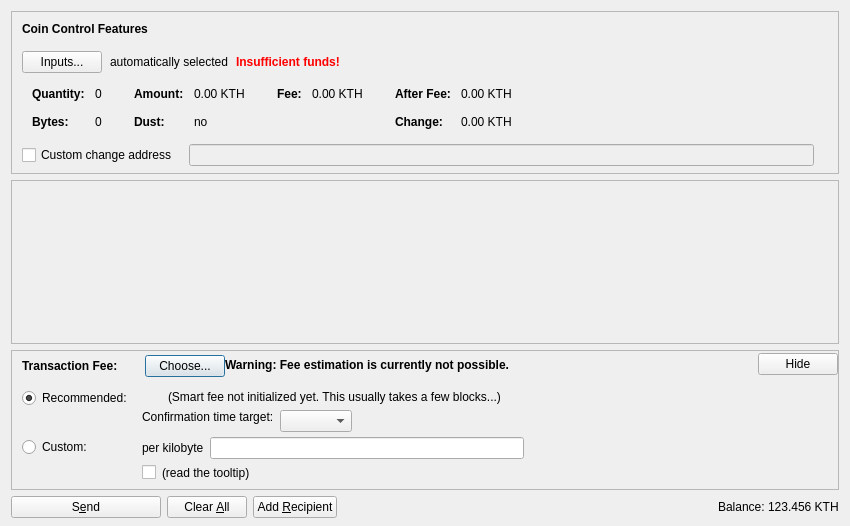
<?xml version="1.0" encoding="UTF-8"?>
<ui version="4.0">
 <class>SendCoinsDialog</class>
 <widget class="QDialog" name="SendCoinsDialog">
  <property name="geometry">
   <rect>
    <x>0</x>
    <y>0</y>
    <width>850</width>
    <height>526</height>
   </rect>
  </property>
  <property name="windowTitle">
   <string>Send Coins</string>
  </property>
  <layout class="QVBoxLayout" name="verticalLayout" stretch="0,1,0,0">
   <property name="bottomMargin">
    <number>8</number>
   </property>
   <item>
    <widget class="QFrame" name="frameCoinControl">
     <property name="sizePolicy">
      <sizepolicy hsizetype="Expanding" vsizetype="Expanding">
       <horstretch>0</horstretch>
       <verstretch>0</verstretch>
      </sizepolicy>
     </property>
     <property name="maximumSize">
      <size>
       <width>16777215</width>
       <height>16777215</height>
      </size>
     </property>
     <property name="frameShape">
      <enum>QFrame::StyledPanel</enum>
     </property>
     <property name="frameShadow">
      <enum>QFrame::Sunken</enum>
     </property>
     <layout class="QVBoxLayout" name="verticalLayoutCoinControl2">
      <property name="spacing">
       <number>0</number>
      </property>
      <property name="leftMargin">
       <number>0</number>
      </property>
      <property name="topMargin">
       <number>0</number>
      </property>
      <property name="rightMargin">
       <number>0</number>
      </property>
      <property name="bottomMargin">
       <number>6</number>
      </property>
      <item>
       <layout class="QVBoxLayout" name="verticalLayoutCoinControl" stretch="0,0,0,0,1">
        <property name="spacing">
         <number>0</number>
        </property>
        <property name="leftMargin">
         <number>10</number>
        </property>
        <property name="topMargin">
         <number>10</number>
        </property>
        <item>
         <layout class="QHBoxLayout" name="horizontalLayoutCoinControl1">
          <property name="bottomMargin">
           <number>15</number>
          </property>
          <item>
           <widget class="QLabel" name="labelCoinControlFeatures">
            <property name="sizePolicy">
             <sizepolicy hsizetype="Preferred" vsizetype="Maximum">
              <horstretch>0</horstretch>
              <verstretch>0</verstretch>
             </sizepolicy>
            </property>
            <property name="font">
             <font>
              <weight>75</weight>
              <bold>true</bold>
             </font>
            </property>
            <property name="styleSheet">
             <string notr="true">font-weight:bold;</string>
            </property>
            <property name="text">
             <string>Coin Control Features</string>
            </property>
           </widget>
          </item>
         </layout>
        </item>
        <item>
         <layout class="QHBoxLayout" name="horizontalLayoutCoinControl2" stretch="0,0,0,0">
          <property name="spacing">
           <number>8</number>
          </property>
          <property name="bottomMargin">
           <number>10</number>
          </property>
          <item>
           <widget class="QPushButton" name="pushButtonCoinControl">
            <property name="styleSheet">
             <string notr="true"/>
            </property>
            <property name="text">
             <string>Inputs...</string>
            </property>
            <property name="autoDefault">
             <bool>false</bool>
            </property>
           </widget>
          </item>
          <item>
           <widget class="QLabel" name="labelCoinControlAutomaticallySelected">
            <property name="text">
             <string>automatically selected</string>
            </property>
            <property name="margin">
             <number>5</number>
            </property>
           </widget>
          </item>
          <item>
           <widget class="QLabel" name="labelCoinControlInsuffFunds">
            <property name="font">
             <font>
              <weight>75</weight>
              <bold>true</bold>
             </font>
            </property>
            <property name="styleSheet">
             <string notr="true">color:red;font-weight:bold;</string>
            </property>
            <property name="text">
             <string>Insufficient funds!</string>
            </property>
            <property name="margin">
             <number>5</number>
            </property>
           </widget>
          </item>
          <item>
           <spacer name="horizontalSpacerCoinControl">
            <property name="orientation">
             <enum>Qt::Horizontal</enum>
            </property>
            <property name="sizeHint" stdset="0">
             <size>
              <width>40</width>
              <height>1</height>
             </size>
            </property>
           </spacer>
          </item>
         </layout>
        </item>
        <item>
         <widget class="QWidget" name="widgetCoinControl" native="true">
          <property name="sizePolicy">
           <sizepolicy hsizetype="Preferred" vsizetype="Preferred">
            <horstretch>0</horstretch>
            <verstretch>0</verstretch>
           </sizepolicy>
          </property>
          <property name="minimumSize">
           <size>
            <width>0</width>
            <height>0</height>
           </size>
          </property>
          <property name="styleSheet">
           <string notr="true"/>
          </property>
          <layout class="QHBoxLayout" name="horizontalLayoutCoinControl5">
           <property name="leftMargin">
            <number>0</number>
           </property>
           <property name="topMargin">
            <number>0</number>
           </property>
           <property name="rightMargin">
            <number>0</number>
           </property>
           <property name="bottomMargin">
            <number>0</number>
           </property>
           <item>
            <layout class="QHBoxLayout" name="horizontalLayoutCoinControl3" stretch="0,0,0,1">
             <property name="spacing">
              <number>20</number>
             </property>
             <property name="topMargin">
              <number>0</number>
             </property>
             <property name="bottomMargin">
              <number>10</number>
             </property>
             <item>
              <layout class="QFormLayout" name="formLayoutCoinControl1">
               <property name="horizontalSpacing">
                <number>10</number>
               </property>
               <property name="verticalSpacing">
                <number>14</number>
               </property>
               <property name="leftMargin">
                <number>10</number>
               </property>
               <property name="topMargin">
                <number>4</number>
               </property>
               <property name="rightMargin">
                <number>6</number>
               </property>
               <item row="0" column="0">
                <widget class="QLabel" name="labelCoinControlQuantityText">
                 <property name="font">
                  <font>
                   <weight>75</weight>
                   <bold>true</bold>
                  </font>
                 </property>
                 <property name="text">
                  <string>Quantity:</string>
                 </property>
                 <property name="margin">
                  <number>0</number>
                 </property>
                </widget>
               </item>
               <item row="0" column="1">
                <widget class="QLabel" name="labelCoinControlQuantity">
                 <property name="cursor">
                  <cursorShape>IBeamCursor</cursorShape>
                 </property>
                 <property name="contextMenuPolicy">
                  <enum>Qt::ActionsContextMenu</enum>
                 </property>
                 <property name="text">
                  <string notr="true">0</string>
                 </property>
                 <property name="margin">
                  <number>0</number>
                 </property>
                 <property name="textInteractionFlags">
                  <set>Qt::LinksAccessibleByMouse|Qt::TextSelectableByKeyboard|Qt::TextSelectableByMouse</set>
                 </property>
                </widget>
               </item>
               <item row="1" column="0">
                <widget class="QLabel" name="labelCoinControlBytesText">
                 <property name="font">
                  <font>
                   <weight>75</weight>
                   <bold>true</bold>
                  </font>
                 </property>
                 <property name="text">
                  <string>Bytes:</string>
                 </property>
                </widget>
               </item>
               <item row="1" column="1">
                <widget class="QLabel" name="labelCoinControlBytes">
                 <property name="cursor">
                  <cursorShape>IBeamCursor</cursorShape>
                 </property>
                 <property name="contextMenuPolicy">
                  <enum>Qt::ActionsContextMenu</enum>
                 </property>
                 <property name="text">
                  <string notr="true">0</string>
                 </property>
                 <property name="textInteractionFlags">
                  <set>Qt::LinksAccessibleByMouse|Qt::TextSelectableByKeyboard|Qt::TextSelectableByMouse</set>
                 </property>
                </widget>
               </item>
              </layout>
             </item>
             <item>
              <layout class="QFormLayout" name="formLayoutCoinControl2">
               <property name="horizontalSpacing">
                <number>10</number>
               </property>
               <property name="verticalSpacing">
                <number>14</number>
               </property>
               <property name="leftMargin">
                <number>6</number>
               </property>
               <property name="topMargin">
                <number>4</number>
               </property>
               <property name="rightMargin">
                <number>6</number>
               </property>
               <item row="0" column="0">
                <widget class="QLabel" name="labelCoinControlAmountText">
                 <property name="font">
                  <font>
                   <weight>75</weight>
                   <bold>true</bold>
                  </font>
                 </property>
                 <property name="text">
                  <string>Amount:</string>
                 </property>
                 <property name="margin">
                  <number>0</number>
                 </property>
                </widget>
               </item>
               <item row="0" column="1">
                <widget class="QLabel" name="labelCoinControlAmount">
                 <property name="cursor">
                  <cursorShape>IBeamCursor</cursorShape>
                 </property>
                 <property name="contextMenuPolicy">
                  <enum>Qt::ActionsContextMenu</enum>
                 </property>
                 <property name="text">
                  <string notr="true">0.00 KTH</string>
                 </property>
                 <property name="textInteractionFlags">
                  <set>Qt::LinksAccessibleByMouse|Qt::TextSelectableByKeyboard|Qt::TextSelectableByMouse</set>
                 </property>
                </widget>
               </item>
               <item row="1" column="0">
                <widget class="QLabel" name="labelCoinControlLowOutputText">
                 <property name="font">
                  <font>
                   <weight>75</weight>
                   <bold>true</bold>
                  </font>
                 </property>
                 <property name="text">
                  <string>Dust:</string>
                 </property>
                </widget>
               </item>
               <item row="1" column="1">
                <widget class="QLabel" name="labelCoinControlLowOutput">
                 <property name="cursor">
                  <cursorShape>IBeamCursor</cursorShape>
                 </property>
                 <property name="contextMenuPolicy">
                  <enum>Qt::ActionsContextMenu</enum>
                 </property>
                 <property name="text">
                  <string notr="true">no</string>
                 </property>
                 <property name="textInteractionFlags">
                  <set>Qt::LinksAccessibleByMouse|Qt::TextSelectableByKeyboard|Qt::TextSelectableByMouse</set>
                 </property>
                </widget>
               </item>
              </layout>
             </item>
             <item>
              <layout class="QFormLayout" name="formLayoutCoinControl3">
               <property name="horizontalSpacing">
                <number>10</number>
               </property>
               <property name="verticalSpacing">
                <number>14</number>
               </property>
               <property name="leftMargin">
                <number>6</number>
               </property>
               <property name="topMargin">
                <number>4</number>
               </property>
               <property name="rightMargin">
                <number>6</number>
               </property>
               <item row="0" column="0">
                <widget class="QLabel" name="labelCoinControlFeeText">
                 <property name="font">
                  <font>
                   <weight>75</weight>
                   <bold>true</bold>
                  </font>
                 </property>
                 <property name="text">
                  <string>Fee:</string>
                 </property>
                 <property name="margin">
                  <number>0</number>
                 </property>
                </widget>
               </item>
               <item row="0" column="1">
                <widget class="QLabel" name="labelCoinControlFee">
                 <property name="cursor">
                  <cursorShape>IBeamCursor</cursorShape>
                 </property>
                 <property name="contextMenuPolicy">
                  <enum>Qt::ActionsContextMenu</enum>
                 </property>
                 <property name="text">
                  <string notr="true">0.00 KTH</string>
                 </property>
                 <property name="textInteractionFlags">
                  <set>Qt::LinksAccessibleByMouse|Qt::TextSelectableByKeyboard|Qt::TextSelectableByMouse</set>
                 </property>
                </widget>
               </item>
              </layout>
             </item>
             <item>
              <layout class="QFormLayout" name="formLayoutCoinControl4">
               <property name="horizontalSpacing">
                <number>10</number>
               </property>
               <property name="verticalSpacing">
                <number>14</number>
               </property>
               <property name="leftMargin">
                <number>6</number>
               </property>
               <property name="topMargin">
                <number>4</number>
               </property>
               <property name="rightMargin">
                <number>6</number>
               </property>
               <item row="0" column="0">
                <widget class="QLabel" name="labelCoinControlAfterFeeText">
                 <property name="font">
                  <font>
                   <weight>75</weight>
                   <bold>true</bold>
                  </font>
                 </property>
                 <property name="text">
                  <string>After Fee:</string>
                 </property>
                 <property name="margin">
                  <number>0</number>
                 </property>
                </widget>
               </item>
               <item row="0" column="1">
                <widget class="QLabel" name="labelCoinControlAfterFee">
                 <property name="cursor">
                  <cursorShape>IBeamCursor</cursorShape>
                 </property>
                 <property name="contextMenuPolicy">
                  <enum>Qt::ActionsContextMenu</enum>
                 </property>
                 <property name="text">
                  <string notr="true">0.00 KTH</string>
                 </property>
                 <property name="textInteractionFlags">
                  <set>Qt::LinksAccessibleByMouse|Qt::TextSelectableByKeyboard|Qt::TextSelectableByMouse</set>
                 </property>
                </widget>
               </item>
               <item row="1" column="0">
                <widget class="QLabel" name="labelCoinControlChangeText">
                 <property name="font">
                  <font>
                   <weight>75</weight>
                   <bold>true</bold>
                  </font>
                 </property>
                 <property name="text">
                  <string>Change:</string>
                 </property>
                </widget>
               </item>
               <item row="1" column="1">
                <widget class="QLabel" name="labelCoinControlChange">
                 <property name="cursor">
                  <cursorShape>IBeamCursor</cursorShape>
                 </property>
                 <property name="contextMenuPolicy">
                  <enum>Qt::ActionsContextMenu</enum>
                 </property>
                 <property name="text">
                  <string notr="true">0.00 KTH</string>
                 </property>
                 <property name="textInteractionFlags">
                  <set>Qt::LinksAccessibleByMouse|Qt::TextSelectableByKeyboard|Qt::TextSelectableByMouse</set>
                 </property>
                </widget>
               </item>
              </layout>
             </item>
            </layout>
           </item>
          </layout>
         </widget>
        </item>
        <item>
         <layout class="QHBoxLayout" name="horizontalLayoutCoinControl4" stretch="0,0,0">
          <property name="spacing">
           <number>12</number>
          </property>
          <property name="sizeConstraint">
           <enum>QLayout::SetDefaultConstraint</enum>
          </property>
          <property name="topMargin">
           <number>5</number>
          </property>
          <property name="rightMargin">
           <number>5</number>
          </property>
          <item>
           <widget class="QCheckBox" name="checkBoxCoinControlChange">
            <property name="toolTip">
             <string>If this is activated, but the change address is empty or invalid, change will be sent to a newly generated address.</string>
            </property>
            <property name="text">
             <string>Custom change address</string>
            </property>
           </widget>
          </item>
          <item>
           <widget class="QValidatedLineEdit" name="lineEditCoinControlChange">
            <property name="enabled">
             <bool>false</bool>
            </property>
            <property name="sizePolicy">
             <sizepolicy hsizetype="Expanding" vsizetype="Fixed">
              <horstretch>0</horstretch>
              <verstretch>0</verstretch>
             </sizepolicy>
            </property>
           </widget>
          </item>
          <item>
           <widget class="QLabel" name="labelCoinControlChangeLabel">
            <property name="sizePolicy">
             <sizepolicy hsizetype="Preferred" vsizetype="Expanding">
              <horstretch>0</horstretch>
              <verstretch>0</verstretch>
             </sizepolicy>
            </property>
            <property name="minimumSize">
             <size>
              <width>0</width>
              <height>0</height>
             </size>
            </property>
            <property name="text">
             <string/>
            </property>
            <property name="margin">
             <number>3</number>
            </property>
           </widget>
          </item>
         </layout>
        </item>
        <item>
         <spacer name="verticalSpacerCoinControl">
          <property name="orientation">
           <enum>Qt::Vertical</enum>
          </property>
          <property name="sizeHint" stdset="0">
           <size>
            <width>800</width>
            <height>1</height>
           </size>
          </property>
         </spacer>
        </item>
       </layout>
      </item>
     </layout>
    </widget>
   </item>
   <item>
    <widget class="QScrollArea" name="scrollArea">
     <property name="widgetResizable">
      <bool>true</bool>
     </property>
     <widget class="QWidget" name="scrollAreaWidgetContents">
      <property name="geometry">
       <rect>
        <x>0</x>
        <y>0</y>
        <width>830</width>
        <height>104</height>
       </rect>
      </property>
      <layout class="QVBoxLayout" name="verticalLayout_2" stretch="0,1">
       <property name="leftMargin">
        <number>0</number>
       </property>
       <property name="topMargin">
        <number>0</number>
       </property>
       <property name="rightMargin">
        <number>0</number>
       </property>
       <property name="bottomMargin">
        <number>0</number>
       </property>
       <item>
        <layout class="QVBoxLayout" name="entries">
         <property name="spacing">
          <number>6</number>
         </property>
        </layout>
       </item>
       <item>
        <spacer name="verticalSpacer">
         <property name="orientation">
          <enum>Qt::Vertical</enum>
         </property>
         <property name="sizeHint" stdset="0">
          <size>
           <width>20</width>
           <height>40</height>
          </size>
         </property>
        </spacer>
       </item>
      </layout>
     </widget>
    </widget>
   </item>
   <item>
    <widget class="QFrame" name="frameFee">
     <property name="sizePolicy">
      <sizepolicy hsizetype="Expanding" vsizetype="Expanding">
       <horstretch>0</horstretch>
       <verstretch>0</verstretch>
      </sizepolicy>
     </property>
     <property name="maximumSize">
      <size>
       <width>16777215</width>
       <height>16777215</height>
      </size>
     </property>
     <property name="frameShape">
      <enum>QFrame::StyledPanel</enum>
     </property>
     <property name="frameShadow">
      <enum>QFrame::Sunken</enum>
     </property>
     <layout class="QVBoxLayout" name="verticalLayoutFee1">
      <property name="spacing">
       <number>0</number>
      </property>
      <property name="leftMargin">
       <number>0</number>
      </property>
      <property name="topMargin">
       <number>0</number>
      </property>
      <property name="rightMargin">
       <number>0</number>
      </property>
      <property name="bottomMargin">
       <number>0</number>
      </property>
      <item>
       <layout class="QVBoxLayout" name="verticalLayoutFee2" stretch="0,0,0">
        <property name="spacing">
         <number>0</number>
        </property>
        <property name="leftMargin">
         <number>10</number>
        </property>
        <property name="topMargin">
         <number>0</number>
        </property>
        <item>
         <layout class="QHBoxLayout" name="horizontalLayoutFee1">
          <property name="bottomMargin">
           <number>0</number>
          </property>
          <item>
           <layout class="QVBoxLayout" name="verticalLayoutFee7">
            <property name="spacing">
             <number>0</number>
            </property>
            <item>
             <spacer name="verticalSpacerSmartFee">
              <property name="orientation">
               <enum>Qt::Vertical</enum>
              </property>
              <property name="sizeType">
               <enum>QSizePolicy::Fixed</enum>
              </property>
              <property name="sizeHint" stdset="0">
               <size>
                <width>1</width>
                <height>4</height>
               </size>
              </property>
             </spacer>
            </item>
            <item>
             <layout class="QHBoxLayout" name="horizontalLayoutSmartFee">
              <property name="spacing">
               <number>10</number>
              </property>
              <item>
               <widget class="QLabel" name="labelFeeHeadline">
                <property name="sizePolicy">
                 <sizepolicy hsizetype="Preferred" vsizetype="Maximum">
                  <horstretch>0</horstretch>
                  <verstretch>0</verstretch>
                 </sizepolicy>
                </property>
                <property name="font">
                 <font>
                  <weight>75</weight>
                  <bold>true</bold>
                 </font>
                </property>
                <property name="styleSheet">
                 <string notr="true">font-weight:bold;</string>
                </property>
                <property name="text">
                 <string>Transaction Fee:</string>
                </property>
               </widget>
              </item>
              <item>
               <widget class="QLabel" name="labelFeeMinimized">
                <property name="text">
                 <string/>
                </property>
               </widget>
              </item>
              <item>
               <widget class="QPushButton" name="buttonChooseFee">
                <property name="text">
                 <string>Choose...</string>
                </property>
               </widget>
              </item>
             </layout>
            </item>
            <item>
             <spacer name="verticalSpacer_5">
              <property name="orientation">
               <enum>Qt::Vertical</enum>
              </property>
              <property name="sizeHint" stdset="0">
               <size>
                <width>1</width>
                <height>1</height>
               </size>
              </property>
             </spacer>
            </item>
           </layout>
          </item>
          <item>
           <widget class="QLabel" name="fallbackFeeWarningLabel">
            <property name="toolTip">
             <string>Using the fallbackfee can result in sending a transaction that will take several hours or days (or never) to confirm. Consider choosing your fee manually or wait until you have validated the complete chain.</string>
            </property>
            <property name="font">
            <font>
                <weight>75</weight>
                <bold>true</bold>
            </font>
            </property>
            <property name="text">
             <string>Warning: Fee estimation is currently not possible.</string>
            </property>
            <property name="wordWrap">
             <bool>false</bool>
            </property>
           </widget>
          </item>
          <item>
           <spacer name="horizontalSpacer_4">
            <property name="orientation">
             <enum>Qt::Horizontal</enum>
            </property>
            <property name="sizeType">
             <enum>QSizePolicy::MinimumExpanding</enum>
            </property>
            <property name="sizeHint" stdset="0">
             <size>
              <width>40</width>
              <height>20</height>
             </size>
            </property>
           </spacer>
          </item>
          <item>
           <widget class="QPushButton" name="buttonMinimizeFee">
            <property name="toolTip">
             <string>collapse fee-settings</string>
            </property>
            <property name="text">
             <string>Hide</string>
            </property>
           </widget>
          </item>
         </layout>
        </item>
        <item>
         <widget class="QFrame" name="frameFeeSelection">
          <layout class="QVBoxLayout" name="verticalLayoutFee12">
           <property name="spacing">
            <number>0</number>
           </property>
           <property name="leftMargin">
            <number>0</number>
           </property>
           <property name="topMargin">
            <number>0</number>
           </property>
           <property name="rightMargin">
            <number>0</number>
           </property>
           <property name="bottomMargin">
            <number>0</number>
           </property>
           <item>
            <layout class="QGridLayout" name="gridLayoutFee">
             <property name="topMargin">
              <number>10</number>
             </property>
             <property name="bottomMargin">
              <number>4</number>
             </property>
             <property name="horizontalSpacing">
              <number>10</number>
             </property>
             <property name="verticalSpacing">
              <number>4</number>
             </property>
             <item row="1" column="1">
              <layout class="QVBoxLayout" name="verticalLayoutFee8">
               <property name="spacing">
                <number>6</number>
               </property>
               <item>
                <layout class="QHBoxLayout" name="horizontalLayoutFee13">
                 <item>
                  <widget class="QLabel" name="labelCustomPerKilobyte">
                   <property name="toolTip">
                    <string>If the custom fee is set to 1000 satoshis and the transaction is only 250 bytes, then &quot;per kilobyte&quot; only pays 250 satoshis in fee, while &quot;total at least&quot; pays 1000 satoshis. For transactions bigger than a kilobyte both pay by kilobyte.</string>
                   </property>
                   <property name="text">
                    <string>per kilobyte</string>
                   </property>
                  </widget>
                 </item>
                 <item>
                  <widget class="BitcoinAmountField" name="customFee"/>
                 </item>
                 <item>
                  <spacer name="horizontalSpacer_6">
                   <property name="orientation">
                    <enum>Qt::Horizontal</enum>
                   </property>
                   <property name="sizeHint" stdset="0">
                    <size>
                     <width>1</width>
                     <height>1</height>
                    </size>
                   </property>
                  </spacer>
                 </item>
                </layout>
               </item>
               <item>
                <layout class="QHBoxLayout" name="horizontalLayoutFee8">
                 <item>
                  <widget class="QCheckBox" name="checkBoxMinimumFee">
                   <property name="toolTip">
                    <string>Paying only the minimum fee is just fine as long as there is less transaction volume than space in the blocks. But be aware that this can end up in a never confirming transaction once there is more demand for kmcoin transactions than the network can process.</string>
                   </property>
                   <property name="text">
                    <string/>
                   </property>
                  </widget>
                 </item>
                 <item>
                  <widget class="QLabel" name="labelMinFeeWarning">
                   <property name="enabled">
                    <bool>true</bool>
                   </property>
                   <property name="toolTip">
                    <string>Paying only the minimum fee is just fine as long as there is less transaction volume than space in the blocks. But be aware that this can end up in a never confirming transaction once there is more demand for kmcoin transactions than the network can process.</string>
                   </property>
                   <property name="text">
                    <string>(read the tooltip)</string>
                   </property>
                   <property name="margin">
                    <number>5</number>
                   </property>
                  </widget>
                 </item>
                 <item>
                  <spacer name="horizontalSpacer_2">
                   <property name="orientation">
                    <enum>Qt::Horizontal</enum>
                   </property>
                   <property name="sizeHint" stdset="0">
                    <size>
                     <width>1</width>
                     <height>1</height>
                    </size>
                   </property>
                  </spacer>
                 </item>
                </layout>
               </item>
              </layout>
             </item>
             <item row="0" column="0">
              <layout class="QVBoxLayout" name="verticalLayoutFee4" stretch="0,1">
               <item>
                <widget class="QRadioButton" name="radioSmartFee">
                 <property name="text">
                  <string>Recommended:</string>
                 </property>
                 <property name="checked">
                  <bool>true</bool>
                 </property>
                 <attribute name="buttonGroup">
                  <string notr="true">groupFee</string>
                 </attribute>
                </widget>
               </item>
               <item>
                <spacer name="verticalSpacer_2">
                 <property name="orientation">
                  <enum>Qt::Vertical</enum>
                 </property>
                 <property name="sizeHint" stdset="0">
                  <size>
                   <width>1</width>
                   <height>1</height>
                  </size>
                 </property>
                </spacer>
               </item>
              </layout>
             </item>
             <item row="1" column="0">
              <layout class="QVBoxLayout" name="verticalLayoutFee9" stretch="0,1">
               <item>
                <widget class="QRadioButton" name="radioCustomFee">
                 <property name="text">
                  <string>Custom:</string>
                 </property>
                 <attribute name="buttonGroup">
                  <string notr="true">groupFee</string>
                 </attribute>
                </widget>
               </item>
               <item>
                <spacer name="verticalSpacer_6">
                 <property name="orientation">
                  <enum>Qt::Vertical</enum>
                 </property>
                 <property name="sizeHint" stdset="0">
                  <size>
                   <width>1</width>
                   <height>1</height>
                  </size>
                 </property>
                </spacer>
               </item>
              </layout>
             </item>
             <item row="0" column="1">
              <layout class="QVBoxLayout" name="verticalLayoutFee3" stretch="0,0,1">
               <property name="spacing">
                <number>6</number>
               </property>
               <property name="topMargin">
                <number>2</number>
               </property>
               <item>
                <layout class="QHBoxLayout" name="horizontalLayoutFee12">
                 <item>
                  <widget class="QLabel" name="labelSmartFee">
                   <property name="text">
                    <string/>
                   </property>
                   <property name="margin">
                    <number>2</number>
                   </property>
                  </widget>
                 </item>
                 <item>
                  <widget class="QLabel" name="labelFeeEstimation">
                   <property name="text">
                    <string/>
                   </property>
                  </widget>
                 </item>
                 <item>
                  <widget class="QLabel" name="labelSmartFee2">
                   <property name="text">
                    <string>(Smart fee not initialized yet. This usually takes a few blocks...)</string>
                   </property>
                   <property name="margin">
                    <number>2</number>
                   </property>
                  </widget>
                 </item>
                 <item>
                  <spacer name="horizontalSpacer_5">
                   <property name="orientation">
                    <enum>Qt::Horizontal</enum>
                   </property>
                   <property name="sizeHint" stdset="0">
                    <size>
                     <width>1</width>
                     <height>1</height>
                    </size>
                   </property>
                  </spacer>
                 </item>
                </layout>
               </item>
               <item>
                <layout class="QHBoxLayout" name="horizontalLayoutFee9">
                 <item>
                  <layout class="QVBoxLayout" name="verticalLayoutFee6">
                   <item>
                    <widget class="QLabel" name="labelSmartFee3">
                     <property name="text">
                      <string>Confirmation time target:</string>
                     </property>
                     <property name="margin">
                      <number>2</number>
                     </property>
                    </widget>
                   </item>
                   <item>
                    <spacer name="verticalSpacer_3">
                     <property name="orientation">
                      <enum>Qt::Vertical</enum>
                     </property>
                     <property name="sizeHint" stdset="0">
                      <size>
                       <width>1</width>
                       <height>1</height>
                      </size>
                     </property>
                    </spacer>
                   </item>
                  </layout>
                 </item>
                 <item>
                  <layout class="QVBoxLayout" name="verticalLayoutFee5">
                   <property name="rightMargin">
                    <number>30</number>
                   </property>
                   <item>
                    <layout class="QHBoxLayout" name="horizontalLayoutConfTarget">
                     <property name="bottomMargin">
                      <number>0</number>
                     </property>
                     <item>
                      <widget class="QComboBox" name="confTargetSelector"/>
                     </item>
                     <item>
                      <spacer name="horizontalSpacerConfTarget">
                       <property name="orientation">
                        <enum>Qt::Horizontal</enum>
                       </property>
                       <property name="sizeHint" stdset="0">
                        <size>
                         <width>40</width>
                         <height>20</height>
                        </size>
                       </property>
                      </spacer>
                     </item>
                    </layout>
                   </item>
                  </layout>
                 </item>
                </layout>
               </item>
               <item>
                <spacer name="verticalSpacer_4">
                 <property name="orientation">
                  <enum>Qt::Vertical</enum>
                 </property>
                 <property name="sizeHint" stdset="0">
                  <size>
                   <width>1</width>
                   <height>1</height>
                  </size>
                 </property>
                </spacer>
               </item>
              </layout>
             </item>
            </layout>
           </item>
          </layout>
         </widget>
        </item>
        <item>
         <spacer name="verticalSpacerFee">
          <property name="orientation">
           <enum>Qt::Vertical</enum>
          </property>
          <property name="sizeHint" stdset="0">
           <size>
            <width>40</width>
            <height>5</height>
           </size>
          </property>
         </spacer>
        </item>
       </layout>
      </item>
     </layout>
    </widget>
   </item>
   <item>
    <layout class="QHBoxLayout" name="horizontalLayout">
     <item>
      <widget class="QPushButton" name="sendButton">
       <property name="minimumSize">
        <size>
         <width>150</width>
         <height>0</height>
        </size>
       </property>
       <property name="toolTip">
        <string>Confirm the send action</string>
       </property>
       <property name="text">
        <string>S&amp;end</string>
       </property>
       <property name="icon">
        <iconset resource="../bitcoin.qrc">
         <normaloff>:/icons/send</normaloff>:/icons/send</iconset>
       </property>
       <property name="autoDefault">
        <bool>false</bool>
       </property>
       <property name="default">
        <bool>false</bool>
       </property>
      </widget>
     </item>
     <item>
      <widget class="QPushButton" name="clearButton">
       <property name="sizePolicy">
        <sizepolicy hsizetype="Minimum" vsizetype="Fixed">
         <horstretch>0</horstretch>
         <verstretch>0</verstretch>
        </sizepolicy>
       </property>
       <property name="toolTip">
        <string>Clear all fields of the form.</string>
       </property>
       <property name="text">
        <string>Clear &amp;All</string>
       </property>
       <property name="icon">
        <iconset resource="../bitcoin.qrc">
         <normaloff>:/icons/remove</normaloff>:/icons/remove</iconset>
       </property>
       <property name="autoDefault">
        <bool>false</bool>
       </property>
      </widget>
     </item>
     <item>
      <widget class="QPushButton" name="addButton">
       <property name="toolTip">
        <string>Send to multiple recipients at once</string>
       </property>
       <property name="text">
        <string>Add &amp;Recipient</string>
       </property>
       <property name="icon">
        <iconset resource="../bitcoin.qrc">
         <normaloff>:/icons/add</normaloff>:/icons/add</iconset>
       </property>
       <property name="autoDefault">
        <bool>false</bool>
       </property>
      </widget>
     </item>
     <item>
      <spacer name="horizontalSpacer">
       <property name="orientation">
        <enum>Qt::Horizontal</enum>
       </property>
       <property name="sizeHint" stdset="0">
        <size>
         <width>40</width>
         <height>20</height>
        </size>
       </property>
      </spacer>
     </item>
     <item>
      <layout class="QHBoxLayout" name="horizontalLayout_2">
       <property name="spacing">
        <number>3</number>
       </property>
       <item>
        <widget class="QLabel" name="label">
         <property name="sizePolicy">
          <sizepolicy hsizetype="Preferred" vsizetype="Fixed">
           <horstretch>0</horstretch>
           <verstretch>0</verstretch>
          </sizepolicy>
         </property>
         <property name="text">
          <string>Balance:</string>
         </property>
        </widget>
       </item>
       <item>
        <widget class="QLabel" name="labelBalance">
         <property name="sizePolicy">
          <sizepolicy hsizetype="Preferred" vsizetype="Fixed">
           <horstretch>0</horstretch>
           <verstretch>0</verstretch>
          </sizepolicy>
         </property>
         <property name="cursor">
          <cursorShape>IBeamCursor</cursorShape>
         </property>
         <property name="text">
          <string notr="true">123.456 KTH</string>
         </property>
         <property name="textInteractionFlags">
          <set>Qt::LinksAccessibleByMouse|Qt::TextSelectableByKeyboard|Qt::TextSelectableByMouse</set>
         </property>
        </widget>
       </item>
      </layout>
     </item>
    </layout>
   </item>
  </layout>
 </widget>
 <customwidgets>
  <customwidget>
   <class>QValidatedLineEdit</class>
   <extends>QLineEdit</extends>
   <header>qvalidatedlineedit.h</header>
  </customwidget>
  <customwidget>
   <class>BitcoinAmountField</class>
   <extends>QLineEdit</extends>
   <header>bitcoinamountfield.h</header>
   <container>1</container>
  </customwidget>
 </customwidgets>
 <resources>
  <include location="../bitcoin.qrc"/>
 </resources>
 <connections/>
 <buttongroups>
  <buttongroup name="groupFee"/>
 </buttongroups>
</ui>
